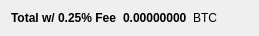
                <widget class="QWidget" name="layoutWidge2">
                    <property name="geometry">
                        <rect>
                            <x>11</x>
                            <y>301</y>
                            <width>259</width>
                            <height>19</height>
                        </rect>
                    </property>
                    <layout class="QHBoxLayout" name="horizontalLayout_4">
                        <item>
                            <widget class="QLabel" name="label_9">
                                <property name="font">
                                    <font>
                                        <weight>75</weight>
                                        <bold>true</bold>
                                    </font>
                                </property>
                                <property name="text">
                                    <string>Total w/ 0.25% Fee</string>
                                </property>
                            </widget>
                        </item>
                        <item>
                            <widget class="QLabel" name="BuyCostLabel">
                                <property name="palette">
                                    <palette>
                                        <active>
                                            <colorrole role="WindowText">
                                                <brush brushstyle="SolidPattern">
                                                    <color alpha="255">
                                                        <red>0</red>
                                                        <green>0</green>
                                                        <blue>0</blue>
                                                    </color>
                                                </brush>
                                            </colorrole>
                                            <colorrole role="Button">
                                                <brush brushstyle="SolidPattern">
                                                    <color alpha="255">
                                                        <red>0</red>
                                                        <green>170</green>
                                                        <blue>0</blue>
                                                    </color>
                                                </brush>
                                            </colorrole>
                                            <colorrole role="Light">
                                                <brush brushstyle="SolidPattern">
                                                    <color alpha="255">
                                                        <red>0</red>
                                                        <green>255</green>
                                                        <blue>0</blue>
                                                    </color>
                                                </brush>
                                            </colorrole>
                                            <colorrole role="Midlight">
                                                <brush brushstyle="SolidPattern">
                                                    <color alpha="255">
                                                        <red>0</red>
                                                        <green>212</green>
                                                        <blue>0</blue>
                                                    </color>
                                                </brush>
                                            </colorrole>
                                            <colorrole role="Dark">
                                                <brush brushstyle="SolidPattern">
                                                    <color alpha="255">
                                                        <red>0</red>
                                                        <green>85</green>
                                                        <blue>0</blue>
                                                    </color>
                                                </brush>
                                            </colorrole>
                                            <colorrole role="Mid">
                                                <brush brushstyle="SolidPattern">
                                                    <color alpha="255">
                                                        <red>0</red>
                                                        <green>113</green>
                                                        <blue>0</blue>
                                                    </color>
                                                </brush>
                                            </colorrole>
                                            <colorrole role="Text">
                                                <brush brushstyle="SolidPattern">
                                                    <color alpha="255">
                                                        <red>0</red>
                                                        <green>170</green>
                                                        <blue>0</blue>
                                                    </color>
                                                </brush>
                                            </colorrole>
                                            <colorrole role="BrightText">
                                                <brush brushstyle="SolidPattern">
                                                    <color alpha="255">
                                                        <red>255</red>
                                                        <green>255</green>
                                                        <blue>255</blue>
                                                    </color>
                                                </brush>
                                            </colorrole>
                                            <colorrole role="ButtonText">
                                                <brush brushstyle="SolidPattern">
                                                    <color alpha="255">
                                                        <red>0</red>
                                                        <green>0</green>
                                                        <blue>0</blue>
                                                    </color>
                                                </brush>
                                            </colorrole>
                                            <colorrole role="Base">
                                                <brush brushstyle="SolidPattern">
                                                    <color alpha="255">
                                                        <red>255</red>
                                                        <green>255</green>
                                                        <blue>255</blue>
                                                    </color>
                                                </brush>
                                            </colorrole>
                                            <colorrole role="Window">
                                                <brush brushstyle="SolidPattern">
                                                    <color alpha="255">
                                                        <red>0</red>
                                                        <green>170</green>
                                                        <blue>0</blue>
                                                    </color>
                                                </brush>
                                            </colorrole>
                                            <colorrole role="Shadow">
                                                <brush brushstyle="SolidPattern">
                                                    <color alpha="255">
                                                        <red>0</red>
                                                        <green>0</green>
                                                        <blue>0</blue>
                                                    </color>
                                                </brush>
                                            </colorrole>
                                            <colorrole role="AlternateBase">
                                                <brush brushstyle="SolidPattern">
                                                    <color alpha="255">
                                                        <red>127</red>
                                                        <green>212</green>
                                                        <blue>127</blue>
                                                    </color>
                                                </brush>
                                            </colorrole>
                                            <colorrole role="ToolTipBase">
                                                <brush brushstyle="SolidPattern">
                                                    <color alpha="255">
                                                        <red>255</red>
                                                        <green>255</green>
                                                        <blue>220</blue>
                                                    </color>
                                                </brush>
                                            </colorrole>
                                            <colorrole role="ToolTipText">
                                                <brush brushstyle="SolidPattern">
                                                    <color alpha="255">
                                                        <red>0</red>
                                                        <green>0</green>
                                                        <blue>0</blue>
                                                    </color>
                                                </brush>
                                            </colorrole>
                                        </active>
                                        <inactive>
                                            <colorrole role="WindowText">
                                                <brush brushstyle="SolidPattern">
                                                    <color alpha="255">
                                                        <red>0</red>
                                                        <green>0</green>
                                                        <blue>0</blue>
                                                    </color>
                                                </brush>
                                            </colorrole>
                                            <colorrole role="Button">
                                                <brush brushstyle="SolidPattern">
                                                    <color alpha="255">
                                                        <red>0</red>
                                                        <green>170</green>
                                                        <blue>0</blue>
                                                    </color>
                                                </brush>
                                            </colorrole>
                                            <colorrole role="Light">
                                                <brush brushstyle="SolidPattern">
                                                    <color alpha="255">
                                                        <red>0</red>
                                                        <green>255</green>
                                                        <blue>0</blue>
                                                    </color>
                                                </brush>
                                            </colorrole>
                                            <colorrole role="Midlight">
                                                <brush brushstyle="SolidPattern">
                                                    <color alpha="255">
                                                        <red>0</red>
                                                        <green>212</green>
                                                        <blue>0</blue>
                                                    </color>
                                                </brush>
                                            </colorrole>
                                            <colorrole role="Dark">
                                                <brush brushstyle="SolidPattern">
                                                    <color alpha="255">
                                                        <red>0</red>
                                                        <green>85</green>
                                                        <blue>0</blue>
                                                    </color>
                                                </brush>
                                            </colorrole>
                                            <colorrole role="Mid">
                                                <brush brushstyle="SolidPattern">
                                                    <color alpha="255">
                                                        <red>0</red>
                                                        <green>113</green>
                                                        <blue>0</blue>
                                                    </color>
                                                </brush>
                                            </colorrole>
                                            <colorrole role="Text">
                                                <brush brushstyle="SolidPattern">
                                                    <color alpha="255">
                                                        <red>0</red>
                                                        <green>170</green>
                                                        <blue>0</blue>
                                                    </color>
                                                </brush>
                                            </colorrole>
                                            <colorrole role="BrightText">
                                                <brush brushstyle="SolidPattern">
                                                    <color alpha="255">
                                                        <red>255</red>
                                                        <green>255</green>
                                                        <blue>255</blue>
                                                    </color>
                                                </brush>
                                            </colorrole>
                                            <colorrole role="ButtonText">
                                                <brush brushstyle="SolidPattern">
                                                    <color alpha="255">
                                                        <red>0</red>
                                                        <green>0</green>
                                                        <blue>0</blue>
                                                    </color>
                                                </brush>
                                            </colorrole>
                                            <colorrole role="Base">
                                                <brush brushstyle="SolidPattern">
                                                    <color alpha="255">
                                                        <red>255</red>
                                                        <green>255</green>
                                                        <blue>255</blue>
                                                    </color>
                                                </brush>
                                            </colorrole>
                                            <colorrole role="Window">
                                                <brush brushstyle="SolidPattern">
                                                    <color alpha="255">
                                                        <red>0</red>
                                                        <green>170</green>
                                                        <blue>0</blue>
                                                    </color>
                                                </brush>
                                            </colorrole>
                                            <colorrole role="Shadow">
                                                <brush brushstyle="SolidPattern">
                                                    <color alpha="255">
                                                        <red>0</red>
                                                        <green>0</green>
                                                        <blue>0</blue>
                                                    </color>
                                                </brush>
                                            </colorrole>
                                            <colorrole role="AlternateBase">
                                                <brush brushstyle="SolidPattern">
                                                    <color alpha="255">
                                                        <red>127</red>
                                                        <green>212</green>
                                                        <blue>127</blue>
                                                    </color>
                                                </brush>
                                            </colorrole>
                                            <colorrole role="ToolTipBase">
                                                <brush brushstyle="SolidPattern">
                                                    <color alpha="255">
                                                        <red>255</red>
                                                        <green>255</green>
                                                        <blue>220</blue>
                                                    </color>
                                                </brush>
                                            </colorrole>
                                            <colorrole role="ToolTipText">
                                                <brush brushstyle="SolidPattern">
                                                    <color alpha="255">
                                                        <red>0</red>
                                                        <green>0</green>
                                                        <blue>0</blue>
                                                    </color>
                                                </brush>
                                            </colorrole>
                                        </inactive>
                                        <disabled>
                                            <colorrole role="WindowText">
                                                <brush brushstyle="SolidPattern">
                                                    <color alpha="255">
                                                        <red>0</red>
                                                        <green>85</green>
                                                        <blue>0</blue>
                                                    </color>
                                                </brush>
                                            </colorrole>
                                            <colorrole role="Button">
                                                <brush brushstyle="SolidPattern">
                                                    <color alpha="255">
                                                        <red>0</red>
                                                        <green>170</green>
                                                        <blue>0</blue>
                                                    </color>
                                                </brush>
                                            </colorrole>
                                            <colorrole role="Light">
                                                <brush brushstyle="SolidPattern">
                                                    <color alpha="255">
                                                        <red>0</red>
                                                        <green>255</green>
                                                        <blue>0</blue>
                                                    </color>
                                                </brush>
                                            </colorrole>
                                            <colorrole role="Midlight">
                                                <brush brushstyle="SolidPattern">
                                                    <color alpha="255">
                                                        <red>0</red>
                                                        <green>212</green>
                                                        <blue>0</blue>
                                                    </color>
                                                </brush>
                                            </colorrole>
                                            <colorrole role="Dark">
                                                <brush brushstyle="SolidPattern">
                                                    <color alpha="255">
                                                        <red>0</red>
                                                        <green>85</green>
                                                        <blue>0</blue>
                                                    </color>
                                                </brush>
                                            </colorrole>
                                            <colorrole role="Mid">
                                                <brush brushstyle="SolidPattern">
                                                    <color alpha="255">
                                                        <red>0</red>
                                                        <green>113</green>
                                                        <blue>0</blue>
                                                    </color>
                                                </brush>
                                            </colorrole>
                                            <colorrole role="Text">
                                                <brush brushstyle="SolidPattern">
                                                    <color alpha="255">
                                                        <red>0</red>
                                                        <green>85</green>
                                                        <blue>0</blue>
                                                    </color>
                                                </brush>
                                            </colorrole>
                                            <colorrole role="BrightText">
                                                <brush brushstyle="SolidPattern">
                                                    <color alpha="255">
                                                        <red>255</red>
                                                        <green>255</green>
                                                        <blue>255</blue>
                                                    </color>
                                                </brush>
                                            </colorrole>
                                            <colorrole role="ButtonText">
                                                <brush brushstyle="SolidPattern">
                                                    <color alpha="255">
                                                        <red>0</red>
                                                        <green>85</green>
                                                        <blue>0</blue>
                                                    </color>
                                                </brush>
                                            </colorrole>
                                            <colorrole role="Base">
                                                <brush brushstyle="SolidPattern">
                                                    <color alpha="255">
                                                        <red>0</red>
                                                        <green>170</green>
                                                        <blue>0</blue>
                                                    </color>
                                                </brush>
                                            </colorrole>
                                            <colorrole role="Window">
                                                <brush brushstyle="SolidPattern">
                                                    <color alpha="255">
                                                        <red>0</red>
                                                        <green>170</green>
                                                        <blue>0</blue>
                                                    </color>
                                                </brush>
                                            </colorrole>
                                            <colorrole role="Shadow">
                                                <brush brushstyle="SolidPattern">
                                                    <color alpha="255">
                                                        <red>0</red>
                                                        <green>0</green>
                                                        <blue>0</blue>
                                                    </color>
                                                </brush>
                                            </colorrole>
                                            <colorrole role="AlternateBase">
                                                <brush brushstyle="SolidPattern">
                                                    <color alpha="255">
                                                        <red>0</red>
                                                        <green>170</green>
                                                        <blue>0</blue>
                                                    </color>
                                                </brush>
                                            </colorrole>
                                            <colorrole role="ToolTipBase">
                                                <brush brushstyle="SolidPattern">
                                                    <color alpha="255">
                                                        <red>255</red>
                                                        <green>255</green>
                                                        <blue>220</blue>
                                                    </color>
                                                </brush>
                                            </colorrole>
                                            <colorrole role="ToolTipText">
                                                <brush brushstyle="SolidPattern">
                                                    <color alpha="255">
                                                        <red>0</red>
                                                        <green>0</green>
                                                        <blue>0</blue>
                                                    </color>
                                                </brush>
                                            </colorrole>
                                        </disabled>
                                    </palette>
                                </property>
                                <property name="font">
                                    <font>
                                        <weight>75</weight>
                                        <bold>true</bold>
                                    </font>
                                </property>
                                <property name="autoFillBackground">
                                    <bool>false</bool>
                                </property>
                                <property name="text">
                                    <string>0.00000000</string>
                                </property>
                                <property name="textInteractionFlags">
                                    <set>Qt::LinksAccessibleByMouse|Qt::TextSelectableByMouse</set>
                                </property>
                            </widget>
                        </item>
                        <item>
                            <widget class="QLabel" name="label_10">
                                <property name="font">
                                    <font>
                                        <weight>50</weight>
                                        <bold>false</bold>
                                    </font>
                                </property>
                                <property name="text">
                                    <string>BTC</string>
                                </property>
                            </widget>
                        </item>
                    </layout>
                </widget>
